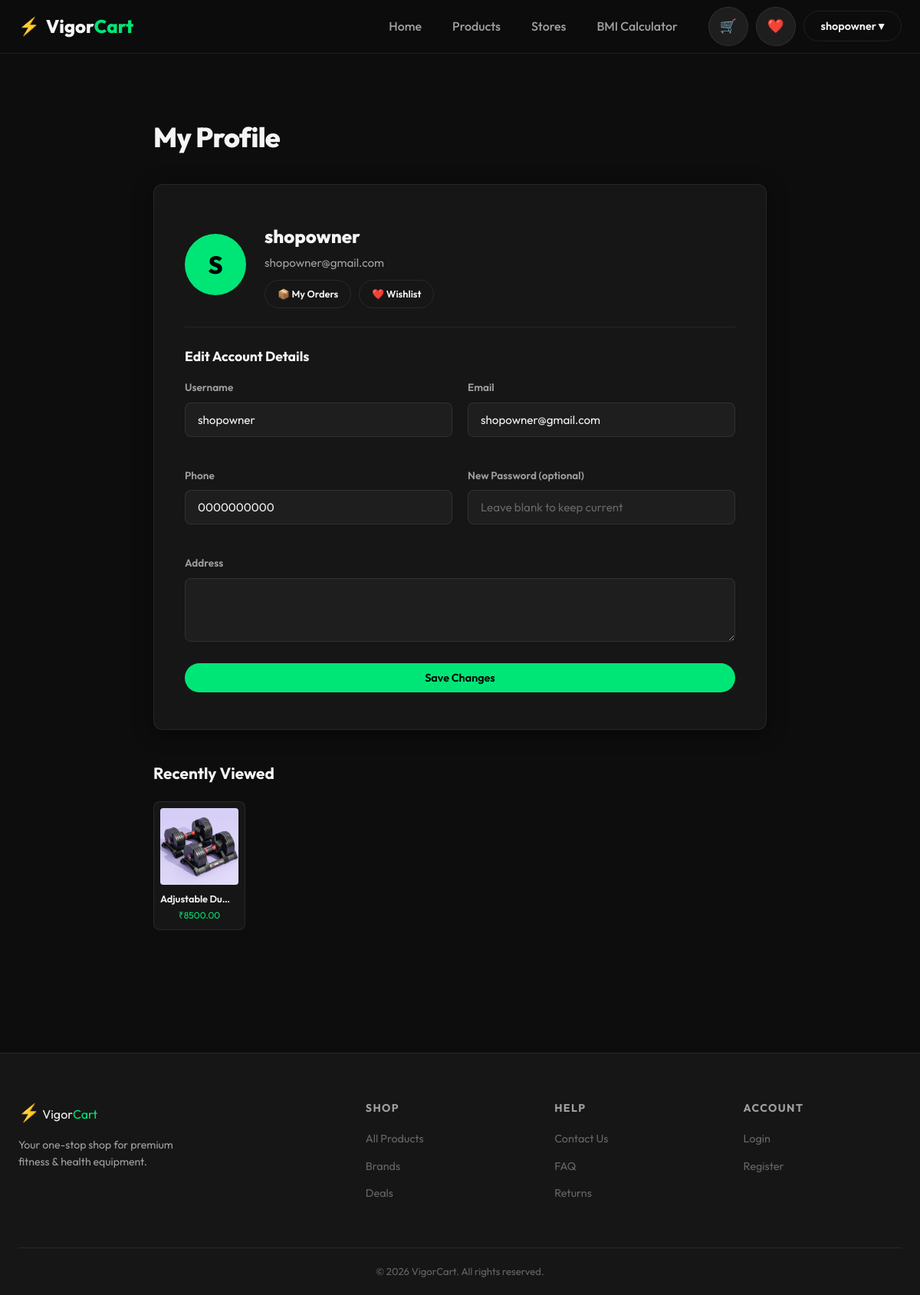
The page /profile/ (signed in) on the database its author committed.
### store/models.py (models this page shows, shortened)
class User(AbstractUser):
    IS_CUSTOMER = 'customer'
    IS_SHOP_OWNER = 'shop_owner'
    IS_ADMIN = 'admin'
    ROLE_CHOICES = [
        (IS_CUSTOMER, 'Customer'),
        (IS_SHOP_OWNER, 'Shop Owner'),
        (IS_ADMIN, 'Admin'),
    ]
    role = models.CharField(max_length=20, choices=ROLE_CHOICES, default=IS_CUSTOMER)
    phone_number = models.CharField(max_length=100, blank=True, null=True)
    address = models.TextField(blank=True, null=True)
    email = models.EmailField(unique=True)

class Product(models.Model):
    p_name = models.CharField(max_length=255)
    asset_id = models.CharField(max_length=100, blank=True, null=True)
    description = models.TextField(blank=True, null=True)
    size = models.CharField(max_length=100, blank=True, null=True)
    detail = models.TextField(blank=True, null=True)
    price = models.DecimalField(max_digits=10, decimal_places=2)
    stock_availability = models.IntegerField(default=0)
    shop = models.ForeignKey(Shop, on_delete=models.CASCADE, related_name='products', null=True)
    category = models.ForeignKey(Category, on_delete=models.SET_NULL, null=True, related_name='products')
    image = models.ImageField(upload_to='products/', null=True, blank=True)
    created_at = models.DateTimeField(auto_now_add=True)

### store/views.py (the view, shortened to what this page needs)
# urls.py: path('profile/', views.profile, name='profile'),
def profile(request):
    if not request.user.is_authenticated:
        return redirect('login')
    from .models import RecentlyViewed
    recent_views = RecentlyViewed.objects.filter(user=request.user).select_related('product')[:6]
    recently_viewed = [rv.product for rv in recent_views]
    order_items = OrderItem.objects.filter(order__user=request.user).select_related('product').order_by('-order__created_at')
    recently_purchased = []
    seen_products = set()
    for item in order_items:
        if item.product.id not in seen_products:
            recently_purchased.append(item.product)
            seen_products.add(item.product.id)
        if len(recently_purchased) >= 6:
            break
    return render(request, 'store/profile.html', {
        'recently_viewed': recently_viewed,
        'recently_purchased': recently_purchased,
    })

### store/templates/store/profile.html (shortened to what this page needs)
{% extends 'store/base.html' %}
{% block content %}
<section class="section">
    <div class="container" style="max-width:800px;">
        <h1 class="section-title" style="margin-bottom:32px;">My Profile</h1>
        <div class="auth-card" style="max-width:100%;">
            <div style="display:flex;align-items:center;gap:24px;border-bottom:1px solid var(--border);padding-bottom:24px;margin-bottom:24px;">
                <div style="width:80px;height:80px;border-radius:50%;background:var(--primary);color:#000;display:flex;align-items:center;justify-content:center;font-size:2rem;font-weight:800;">
                    {{ user.username|make_list|first|upper }}
                </div>
                <div>
                    <h2 style="font-size:1.5rem;font-weight:800;margin-bottom:4px;">{{ user.username }}</h2>
                    <p style="color:var(--text-secondary);font-size:0.95rem;">{{ user.email }}</p>
                    <div style="margin-top:10px;display:flex;gap:10px;">
                        <a href="{% url 'orders' %}" class="btn btn-outline btn-sm">📦 My Orders</a>
                        <a href="{% url 'wishlist' %}" class="btn btn-outline btn-sm">❤️ Wishlist</a>
                    </div>
                </div>
            </div>
            <h3 style="font-size:1.1rem;font-weight:700;margin-bottom:16px;">Edit Account Details</h3>
            <form method="post">
                <div style="display:grid;grid-template-columns:1fr 1fr;gap:20px;margin-bottom:20px;">
                    <div class="form-group">
                        <label class="form-label">Username</label>
                        <input type="text" name="username" class="form-input" value="{{ user.username }}" required>
                    </div>
                    <div class="form-group">
                        <label class="form-label">Email</label>
                        <input type="email" name="email" class="form-input" value="{{ user.email }}" required>
                    </div>
                </div>
                <div style="display:grid;grid-template-columns:1fr 1fr;gap:20px;margin-bottom:20px;">
                    <div class="form-group">
                        <label class="form-label">Phone</label>
                        <input type="text" name="phone" class="form-input" value="{{ user.phone_number|default:'' }}">
                    </div>
                    <div class="form-group">
                        <label class="form-label">New Password (optional)</label>
                        <input type="password" name="new_password" class="form-input" placeholder="Leave blank to keep current">
                    </div>
                </div>
                <div class="form-group" style="margin-bottom:20px;">
                    <label class="form-label">Address</label>
                    <textarea name="address" class="form-input" rows="3">{{ user.address|default:'' }}</textarea>
                </div>
                <button type="submit" class="btn btn-primary" style="width:100%;justify-content:center;">Save Changes</button>
            </form>
        </div>
        {% if recently_viewed %}
        <div style="margin-top:40px;">
            <h2 style="font-size:1.3rem;font-weight:700;margin-bottom:20px;">Recently Viewed</h2>
            <div style="display:grid;grid-template-columns:repeat(auto-fill, minmax(110px, 1fr));gap:16px;">
                {% for product in recently_viewed %}
                <a href="{% url 'product_detail' product.pk %}" style="text-decoration:none;color:inherit;">
                    <div style="background:var(--bg-card);border:1px solid var(--border);border-radius:var(--radius-sm);padding:8px;text-align:center;">
                        {% if product.image %}
                        <img src="{{ product.image.url }}" style="width:100%;height:100px;object-fit:cover;border-radius:4px;margin-bottom:8px;">
                        {% else %}
                        <div style="width:100%;height:100px;background:var(--bg-elevated);border-radius:4px;display:flex;align-items:center;justify-content:center;margin-bottom:8px;font-size:2rem;">🏋️</div>
                        {% endif %}
                        <div style="font-size:0.8rem;font-weight:600;white-space:nowrap;overflow:hidden;text-overflow:ellipsis;">{{ product.p_name }}</div>
                        <div style="font-size:0.75rem;color:var(--primary);margin-top:2px;">₹{{ product.price }}</div>
                    </div>
                </a>
                {% endfor %}
            </div>
        </div>
        {% endif %}
    </div>
</section>
{% endblock %}

### store/templates/store/base.html (shortened to what this page needs)
{% load static %}
<!DOCTYPE html>
<html lang="en">
<head>
  <link rel="stylesheet" href="{% static 'store/css/index.css' %}">
</head>
<body>
  <nav class="navbar">
    <div class="nav-container">
      <a href="{% url 'home' %}" class="nav-logo">
        <span class="logo-icon">⚡</span>
        <span class="logo-text">Vigor<span class="logo-accent">Cart</span></span>
      </a>
      <ul class="nav-links">
        <li><a href="{% url 'home' %}" class="nav-link">Home</a></li>
        <li><a href="{% url 'products' %}" class="nav-link">Products</a></li>
        <li><a href="{% url 'home' %}#stores" class="nav-link">Stores</a></li>
        <li><a href="{% url 'bmi' %}" class="nav-link">BMI Calculator</a></li>
      </ul>
      <div class="nav-actions">
        {% if user.is_authenticated %}
        <a href="{% url 'cart' %}" class="btn btn-icon" title="Cart">🛒</a>
        <a href="{% url 'wishlist' %}" class="btn btn-icon" title="Wishlist">❤️</a>
        <div class="nav-dropdown">
          <button class="btn btn-outline">{{ user.username }} ▾</button>
        </div>
        {% else %}
        <a href="{% url 'login' %}" class="btn btn-outline">Login</a>
        <a href="{% url 'register' %}" class="btn btn-primary">Sign Up</a>
        {% endif %}
      </div>
    </div>
  </nav>
  <main>
    {% block content %}{% endblock %}
  </main>
  <footer class="footer">
    <div class="footer-container">
      <div class="footer-brand">
        <span class="logo-icon">⚡</span>
        <span class="logo-text">Vigor<span class="logo-accent">Cart</span></span>
        <p>Your one-stop shop for premium fitness & health equipment.</p>
      </div>
      <div class="footer-links">
        <h4>Shop</h4>
        <ul>
          <li><a href="{% url 'products' %}">All Products</a></li>
          <li><a href="#">Brands</a></li>
          <li><a href="#">Deals</a></li>
        </ul>
      </div>
      <div class="footer-links">
        <h4>Help</h4>
        <ul>
          <li><a href="#">Contact Us</a></li>
          <li><a href="#">FAQ</a></li>
          <li><a href="#">Returns</a></li>
        </ul>
      </div>
      <div class="footer-links">
        <h4>Account</h4>
        <ul>
          <li><a href="{% url 'login' %}">Login</a></li>
          <li><a href="{% url 'register' %}">Register</a></li>
        </ul>
      </div>
    </div>
    <div class="footer-bottom">
      <p>© 2026 VigorCart. All rights reserved.</p>
    </div>
  </footer>
</body>
</html>

### store/static/store/css/index.css (style rules this page uses)
:root { --primary: #00e676; --primary-dark: #00c853; --primary-glow: rgba(0, 230, 118, 0.25); --bg-dark: #0d0d0d; --bg-card: #161616; --bg-elevated: #1e1e1e; --text-primary: #f5f5f5; --text-secondary: #a0a0a0; --text-muted: #666; --border: rgba(255, 255, 255, 0.08); --danger: #ff4d4d; --warning: #ffab40; --shadow-card: 0 4px 24px rgba(0, 0, 0, 0.5); --shadow-glow: 0 0 24px var(--primary-glow); --radius: 12px; --radius-sm: 8px; --radius-pill: 50px; --nav-height: 70px; --transition: 0.25s ease; --font: 'Outfit', sans-serif; }
*, *::before, *::after { box-sizing: border-box; margin: 0; padding: 0; }
html { scroll-behavior: smooth; }
body { font-family: var(--font); background-color: var(--bg-dark); color: var(--text-primary); min-height: 100vh; line-height: 1.6; -webkit-font-smoothing: antialiased; }
a { text-decoration: none; color: inherit; }
img { max-width: 100%; display: block; }
ul { list-style: none; }
.navbar { position: sticky; top: 0; z-index: 1000; background: rgba(13, 13, 13, 0.9); backdrop-filter: blur(16px); -webkit-backdrop-filter: blur(16px); border-bottom: 1px solid var(--border); height: var(--nav-height); }
.nav-container { max-width: 1280px; margin: 0 auto; height: 100%; padding: 0 24px; display: flex; align-items: center; gap: 24px; }
.nav-logo { display: flex; align-items: center; gap: 8px; font-size: 1.5rem; font-weight: 800; flex-shrink: 0; }
.logo-icon { font-size: 1.4rem; }
.logo-accent { color: var(--primary); }
.nav-links { display: flex; gap: 8px; margin-left: auto; }
.nav-link { padding: 8px 16px; border-radius: var(--radius-pill); font-weight: 500; color: var(--text-secondary); transition: color var(--transition), background var(--transition); }
.nav-actions { display: flex; align-items: center; gap: 10px; flex-shrink: 0; }
.nav-dropdown { position: relative; }
.btn { display: inline-flex; align-items: center; justify-content: center; gap: 8px; padding: 10px 22px; border-radius: var(--radius-pill); font-family: var(--font); font-size: 0.9rem; font-weight: 600; cursor: pointer; border: none; transition: all var(--transition); white-space: nowrap; }
.btn-primary { background: var(--primary); color: #000; }
.btn-outline { background: transparent; color: var(--text-primary); border: 1px solid var(--border); }
.btn-icon { background: var(--bg-elevated); border: 1px solid var(--border); padding: 10px 14px; font-size: 1.1rem; border-radius: var(--radius-pill); }
.btn-sm { padding: 7px 16px; font-size: 0.8rem; }
.section { padding: 80px 24px; }
.section-title { font-size: clamp(1.8rem, 3vw, 2.6rem); font-weight: 800; letter-spacing: -0.02em; margin-bottom: 14px; }
.container { max-width: 1280px; margin: 0 auto; }
.auth-card { background: var(--bg-card); border: 1px solid var(--border); border-radius: var(--radius); padding: 48px 40px; width: 100%; max-width: 440px; box-shadow: var(--shadow-card); }
.form-group { margin-bottom: 20px; }
.form-label { display: block; font-size: 0.85rem; font-weight: 600; margin-bottom: 8px; color: var(--text-secondary); }
.form-input { width: 100%; background: var(--bg-elevated); border: 1px solid var(--border); border-radius: var(--radius-sm); padding: 12px 16px; font-family: var(--font); font-size: 0.95rem; color: var(--text-primary); outline: none; transition: border-color var(--transition), box-shadow var(--transition); }
.form-input::placeholder { color: var(--text-muted); }
textarea.form-input { resize: vertical; min-height: 80px; }
.footer { background: var(--bg-card); border-top: 1px solid var(--border); padding: 60px 24px 0; margin-top: 80px; }
.footer-container { max-width: 1280px; margin: 0 auto; display: grid; grid-template-columns: 2fr 1fr 1fr 1fr; gap: 40px; padding-bottom: 48px; }
.footer-brand p { font-size: 0.88rem; color: var(--text-secondary); margin-top: 12px; max-width: 240px; line-height: 1.6; }
.footer-links h4 { font-size: 0.88rem; font-weight: 700; text-transform: uppercase; letter-spacing: 0.1em; margin-bottom: 16px; color: var(--text-secondary); }
.footer-links ul li { margin-bottom: 10px; }
.footer-links ul li a { font-size: 0.9rem; color: var(--text-muted); transition: color var(--transition); }
.footer-bottom { border-top: 1px solid var(--border); padding: 20px 0; text-align: center; font-size: 0.82rem; color: var(--text-muted); }

### rows shown on the page
User: username "shopowner", username|make_list "S", email "shopowner@gmail.com", phone "0000000000"
Product: image (picture), p_name "Adjustable Du…", price "8500.00"
